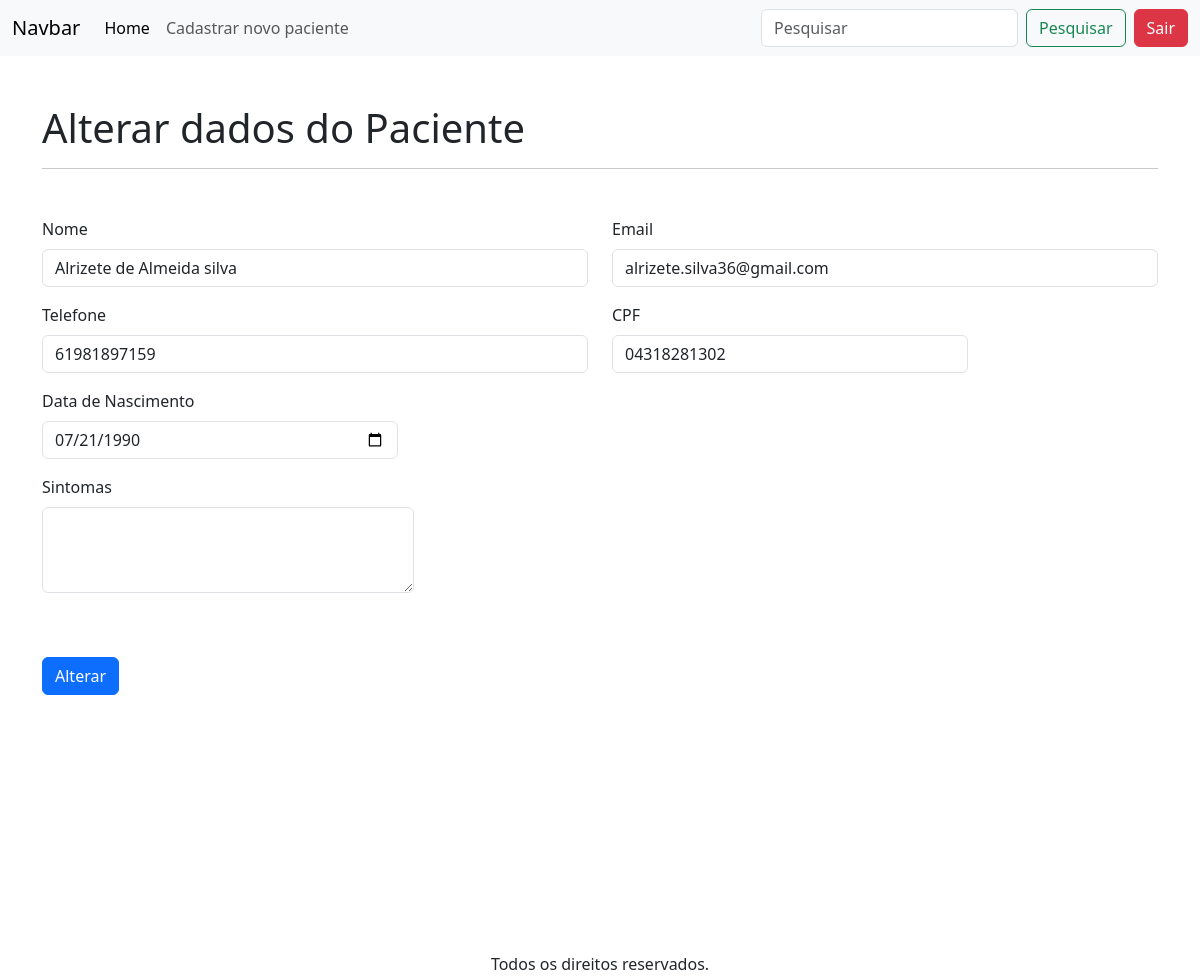
The page /alterarPaciente/1 (signed in) on the database as committed earlier.
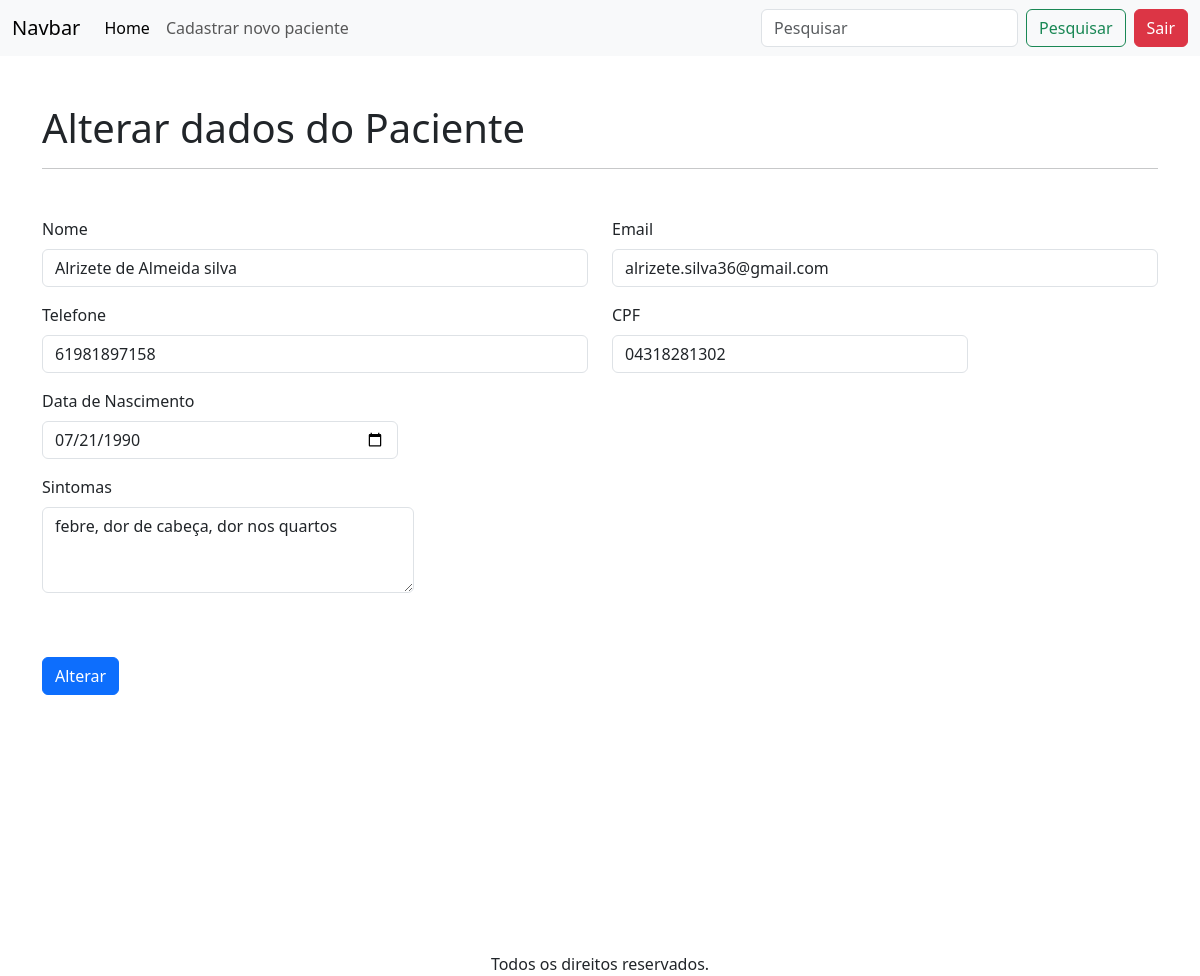
The same page on the database as committed later.
### apps/crud/models.py (models this page shows, shortened)
class Paciente(models.Model):
    codigo_paciente = models.AutoField(primary_key=True)
    nome = models.CharField(null=False, blank=False)
    cpf = models.CharField(max_length=14, unique=True, null=False, blank=False)
    email = models.EmailField(unique=True, null=False, blank=False)
    telefone = models.CharField(max_length=15, null=False, blank=False)
    data_nascimento = models.DateField(null=False, blank=False)
    sintomas = models.TextField(null=True, blank=True)

### apps/crud/views.py (the view)
# urls.py: path('alterarPaciente/<int:codigo_paciente>', views.alterar_paciente,name='alterar_paciente'),
@login_required
def alterar_paciente(request,codigo_paciente):
    paciente = Paciente.objects.get(codigo_paciente=codigo_paciente)
    if request.method == 'POST':
        form = PacienteForm(request.POST, instance=paciente)
        if form.is_valid():
            form.save()
            return redirect('index')
    else:
        form = PacienteForm(instance=paciente)
    return render(request, 'alterar_dados.html',{
        'form':form,
        'paciente':paciente,
      })

### apps/crud/templates/alterar_dados.html (shortened to what this page needs)
{% extends 'base-crud.html' %}
{% load static %}
{% block content %}
<h1 class="mt-5">
    Alterar dados do Paciente
</h1>
<hr>
<form action="{% url 'alterar_paciente' paciente.codigo_paciente %}" method="POST">
    {% include 'includes/form.html' %}
    <div class="d-flex justify-content-start mt-5 mb-5">
        <button type="submit" class="btn btn-primary">Alterar</button>
    </div>
</form>
{% endblock %}

### apps/crud/templates/includes/form.html (shortened to what this page needs)
<div class="row mt-5">
    <div class="col-12 col-md-6 mb-3">
        <label for="{{ form.nome.id_for_label }}" class="form-label">Nome</label>
        {{ form.nome }}
    </div>
    <div class="col-12 col-md-6 mb-3">
        <label for="{{ form.email.id_for_label }}" class="form-label">Email</label>
            {{ form.email }}
    </div>
     <div class="col-12 col-md-6 mb-3">
        <label for="{{ form.telefone.id_for_label }}" class="form-label">Telefone</label>
          {{ form.telefone }}
     </div>
     <div class="col-12 col-md-6 col-lg-4 mb-3">
        <label for="{{ form.cpf.id_for_label }}" class="form-label">CPF</label>
            {{ form.cpf }}
     </div>
     <div class="col-12 col-md-6 col-lg-4 mb-3">
        <label for="{{ form.data_nascimento.id_for_label }}" class="form-label">Data de Nascimento</label>
          {{ form.data_nascimento }}
     </div>
     <div>
        <div class="col-12 col-md-6 col-lg-4 mb-3">
            <label for="{{ form.sintomas.id_for_label }}" class="form-label">Sintomas</label>
          {{ form.sintomas }}
        </div>
    </div>

Rows that differ between the two databases and show on the page:
changed Paciente "Alrizete de Almeida silva": telefone "61981897159" → "61981897158"; sintomas (not shown) → "febre, dor de cabeça, dor nos quartos"
